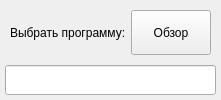
               <widget class="QWidget" name="soft_tab">
                <attribute name="title">
                 <string>Программа</string>
                </attribute>
                <layout class="QHBoxLayout" name="horizontalLayout_3">
                 <property name="spacing">
                  <number>0</number>
                 </property>
                 <property name="leftMargin">
                  <number>0</number>
                 </property>
                 <property name="topMargin">
                  <number>0</number>
                 </property>
                 <property name="rightMargin">
                  <number>0</number>
                 </property>
                 <property name="bottomMargin">
                  <number>0</number>
                 </property>
                 <item>
                  <layout class="QVBoxLayout" name="Soft_layout">
                   <property name="spacing">
                    <number>5</number>
                   </property>
                   <property name="leftMargin">
                    <number>5</number>
                   </property>
                   <property name="topMargin">
                    <number>5</number>
                   </property>
                   <property name="rightMargin">
                    <number>5</number>
                   </property>
                   <property name="bottomMargin">
                    <number>5</number>
                   </property>
                   <item>
                    <layout class="QHBoxLayout" name="Soft_Layout_but">
                     <property name="spacing">
                      <number>5</number>
                     </property>
                     <property name="leftMargin">
                      <number>5</number>
                     </property>
                     <property name="topMargin">
                      <number>5</number>
                     </property>
                     <property name="rightMargin">
                      <number>5</number>
                     </property>
                     <property name="bottomMargin">
                      <number>5</number>
                     </property>
                     <item>
                      <widget class="QLabel" name="Choose_soft_label">
                       <property name="text">
                        <string>Выбрать программу:</string>
                       </property>
                      </widget>
                     </item>
                     <item>
                      <widget class="QPushButton" name="Browse_pushButton">
                       <property name="sizePolicy">
                        <sizepolicy hsizetype="Preferred" vsizetype="Preferred">
                         <horstretch>0</horstretch>
                         <verstretch>0</verstretch>
                        </sizepolicy>
                       </property>
                       <property name="maximumSize">
                        <size>
                         <width>150</width>
                         <height>16777215</height>
                        </size>
                       </property>
                       <property name="text">
                        <string>Обзор</string>
                       </property>
                      </widget>
                     </item>
                    </layout>
                   </item>
                   <item>
                    <widget class="QLineEdit" name="Soft_lineEdit">
                     <property name="sizePolicy">
                      <sizepolicy hsizetype="Preferred" vsizetype="Preferred">
                       <horstretch>0</horstretch>
                       <verstretch>0</verstretch>
                      </sizepolicy>
                     </property>
                     <property name="minimumSize">
                      <size>
                       <width>0</width>
                       <height>30</height>
                      </size>
                     </property>
                     <property name="maximumSize">
                      <size>
                       <width>16777215</width>
                       <height>30</height>
                      </size>
                     </property>
                    </widget>
                   </item>
                  </layout>
                 </item>
                </layout>
               </widget>
